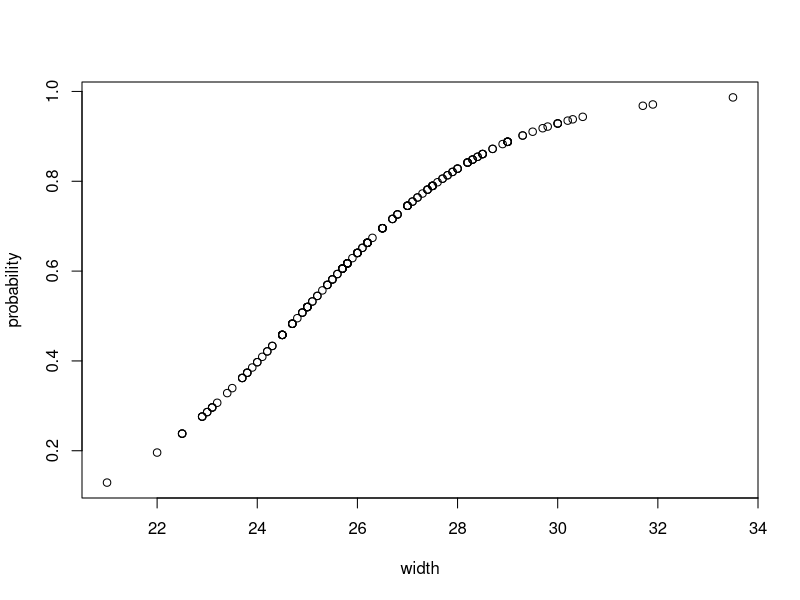
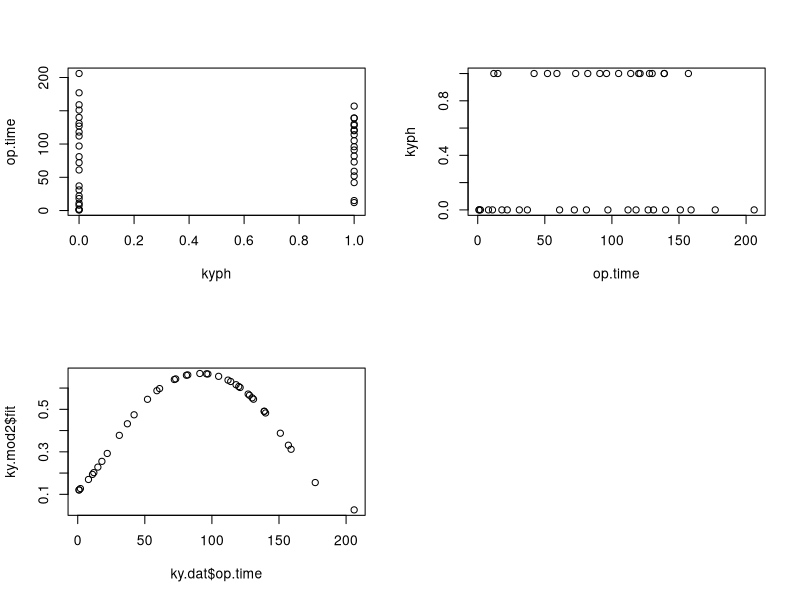

Here is the R script that generated these plots, in order:
library(MASS)
crab = read.csv("crab.csv",header=TRUE)

crab.individual <- glm(y~width, data = crab, family = binomial())
summary(crab.individual)


crab.individual <- glm(y~width, data = crab, family = "binomial")
summary(crab.individual)

plot(predict(crab.individual,type="response")~crab$width,type = "p",ylab = "probability",xlab ="width")


p =predict(crab.individual,type = "response",se.fit=TRUE)
pl = p$fit -1.96*p$se.fit
pu = p$fit +1.96*p$se.fit
crab.predit = data.frame(predict=p,lower=pl,upper=pu)


crabs2<- matrix(c(22.69, 14,  5,
  23.84, 14,  4,
  24.77, 28, 17,
  25.84, 39, 21,
  26.79, 22, 15,
  27.74, 24, 20,
  28.67, 18, 15,
  30.41, 14, 14)
  ,8,3,byrow=TRUE)

crabs2 = as.data.frame(crabs2)
names(crabs2) = c("width","cases","satell")

crabs2$non.satell = crabs2$cases - crabs2$satell

crab.grouped <- glm(cbind(satell,non.satell)~width, data = crabs2, family = "binomial")
summary(crab.grouped)

#Problem 4.7  

library(rpart)
data(kyphosis)

#or

op.time = c(12, 15, 42, 52, 59, 73, 82, 91, 96, 105,
114, 120, 121, 128, 130, 139, 139, 157,1, 1, 2, 8, 11, 18, 22, 31, 37, 61, 72, 81, 97, 112,
118, 127, 131, 140, 151, 159, 177, 206)

kyph = c(rep(1,18),rep(0,22))

ky.dat =data.frame(op.time,kyph)

ky.mod1 = glm(kyph~op.time,data=ky.dat,family =binomial())
summary(ky.mod1)

library(MASS)
confint(ky.mod1)


par(mfrow=c(2,2))
plot(op.time~kyph,data=ky.dat)
plot(kyph~op.time,data=ky.dat)

ky.mod2 = glm(kyph~op.time+I(op.time^2),data=ky.dat,family =binomial())
summary(ky.mod2)

plot(ky.mod2$fit~ky.dat$op.time)


#Crab multiple regression.


crab.individual <- glm(y~width+factor(color), data = crab, family = binomial())
summary(crab.individual)
model.matrix(crab.individual)
